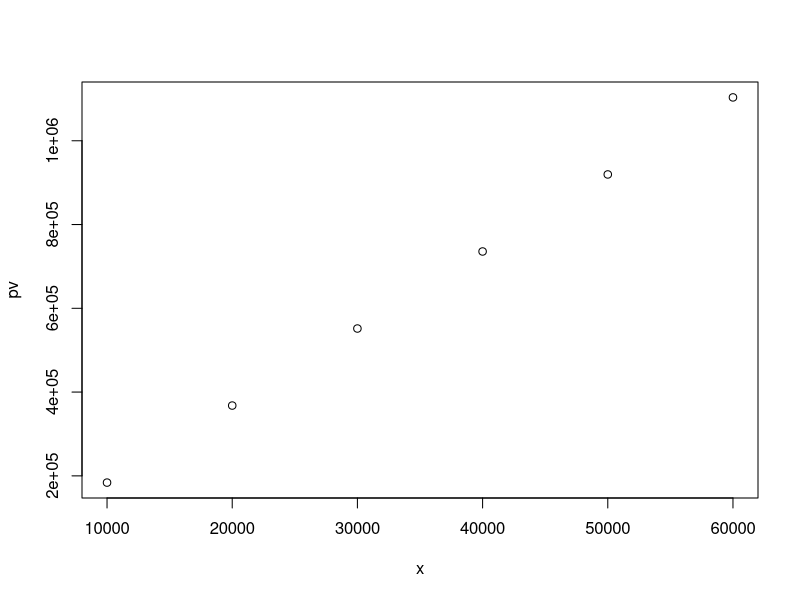

This figure's R source:
##Q1
n=30;i<-0.035;loan<-600000

x<-seq(10000,60000,10000)
pv<-x*(1-(1+i)^(-n))/i
plot(x,pv)

f_1<-function(x){x*(1-(1+i)^(-n))/i-loan}
uniroot(f_1,c(20000,40000))
